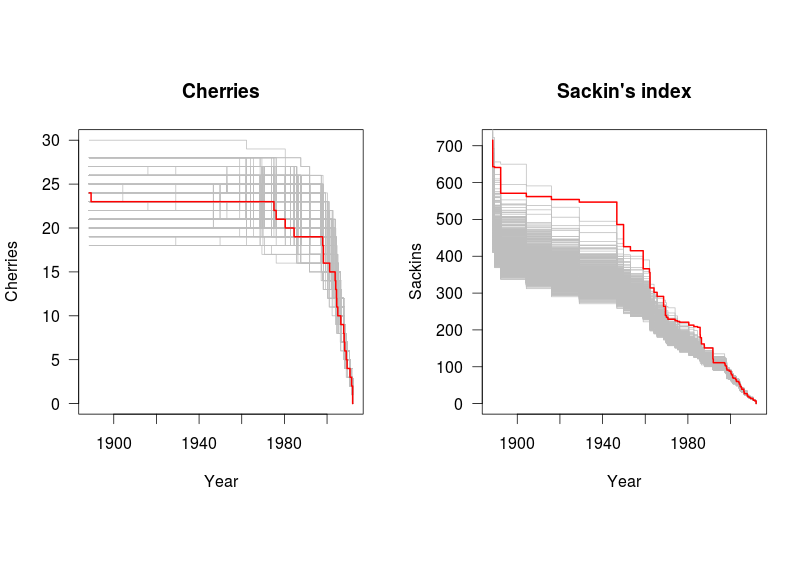

This chart was generated by the following R code:
library(ape)
library(magrittr)
library(treeImbalance)

lasv.chronos <- read.tree("LASV_chronos.nwk")
lasv.tipdates <- strsplit(lasv.chronos$tip.label,"-",fixed=TRUE) %>% lapply(.,tail,1) %>% unlist %>% as.double

lasv.cherries.obs <- ct(lasv.chronos)
lasv.sackins.obs <- snt(lasv.chronos)

treelist <- list()
nsims <- 1000
for(i in 1:nsims){
  treelist[[i]] <- getSimTree(lasv.chronos)
}

lasv.cherries.sim <- lapply(treelist,ct)
lasv.sackins.sim <- lapply(treelist,snt)

par(mfrow=c(1,2),pty="s")
plot(max(lasv.tipdates)-lasv.cherries.obs[[1]],lasv.cherries.obs[[2]],col="red",xlab="Year",ylab="Cherries",las=1,ylim=c(0,30),type="n",main="Cherries")
for(i in 1:nsims){
  lines(max(lasv.tipdates)-lasv.cherries.sim[[i]][[1]],lasv.cherries.sim[[i]][[2]],type="s",col="gray")
}
lines(max(lasv.tipdates)-lasv.cherries.obs[[1]],lasv.cherries.obs[[2]],type="s",col="red",lwd=2)
plot(max(lasv.tipdates)-lasv.sackins.obs[[1]],lasv.sackins.obs[[2]],col="red",xlab="Year",ylab="Sackins",las=1,type="n",main="Sackin's index")
for(i in 1:nsims){
  lines(max(lasv.tipdates)-lasv.sackins.sim[[i]][[1]],lasv.sackins.sim[[i]][[2]],type="s",col="gray")
}
lines(max(lasv.tipdates)-lasv.sackins.obs[[1]],lasv.sackins.obs[[2]],type="s",col="red",lwd=2)
